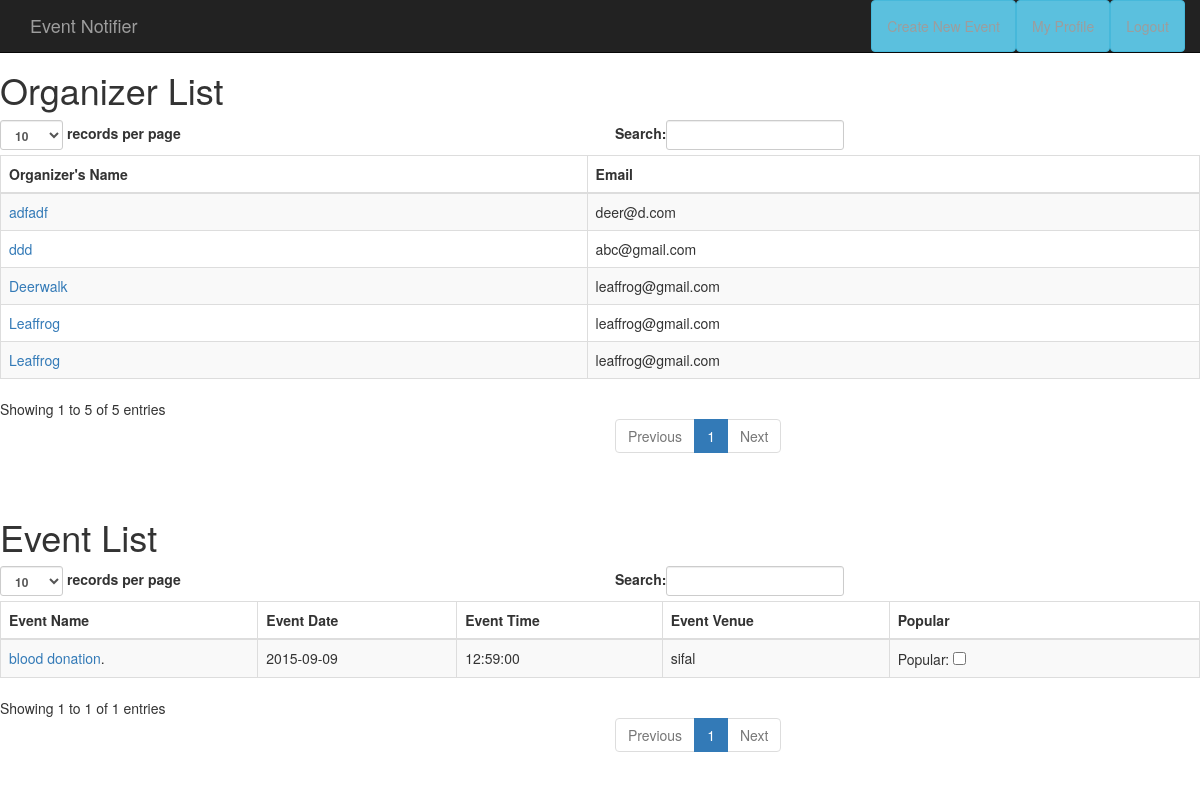
Page /view/admin_dashboard.php on the committed database.
### tables this page shows
CREATE TABLE IF NOT EXISTS `user` (
  `firstname` varchar(30) DEFAULT NULL,
  `lastname` varchar(30) DEFAULT NULL,
  `orgname` varchar(50) DEFAULT NULL,
  `email` varchar(50) DEFAULT NULL,
  `password` varchar(50) DEFAULT NULL,
  `user_role` varchar(20) DEFAULT NULL,
  `user_id` int(11) NOT NULL AUTO_INCREMENT,
  PRIMARY KEY (`user_id`)
);

CREATE TABLE IF NOT EXISTS `event` (
  `org_id` int(11) DEFAULT NULL,
  `category_id` int(11) DEFAULT NULL,
  `event_id` int(11) NOT NULL,
  `event_name` varchar(30) DEFAULT NULL,
  `event_date` varchar(30) DEFAULT NULL,
  `event_time` time DEFAULT NULL,
  `event_venue` varchar(100) DEFAULT NULL,
  `event_detail` varchar(500) DEFAULT NULL,
  `event_ispopular` tinyint(1) DEFAULT NULL,
  PRIMARY KEY (`event_id`),
  KEY `org_id` (`org_id`),
  KEY `category_id` (`category_id`)
);

### view/admin_dashboard.php (the view, shortened to what this page needs)
<?php include ("layouts/header_admin.php");?>
<h1>Organizer List</h1>
 <div class="table-responsive">
                                    <table class="table table-striped table-bordered table-hover" id="datatable_org_list">
                                        <thead>
                                            <tr>
                                                <th>Organizer's Name</th>
                                                <th>Email</th>
                                            </tr>
                                        </thead>
                                        <tbody>
                                            <?php
                                                 global $connection;
                                                 $list_organizers = "select user_id,orgname, email from user where user_role = 'organizer'";
                                                 $result = mysqli_query($connection, $list_organizers);
                                                 if (mysqli_num_rows($result) < 0) {
                                                    echo "Value not available in database";
                                                  } else {
                                                while ($row = $result->fetch_assoc()) {
                                                  $u_id = $row["user_id"];
                                                echo "<tr>";
                                                echo "<td>"
                                            ?><a href='info_detail.php?id=<?php echo $u_id ?>'><?php echo $row['orgname'];?></a><?php "</td>";
                                                echo "<td>".$row["email"]."</td>";
                                                echo "</tr>";
                                            }
                                            }
                                            ?>
                                        </tbody>
                                    </table>
 </div>
<br>
<h1> Event List</h1>
 <div class="table-responsive">
                                    <table class="table table-striped table-bordered table-hover" id="datatable_event_list">
                                        <thead>
                                            <tr>
                                                <th>Event Name</th>
                                                <th>Event Date</th>
                                                <th>Event Time</th>
                                                <th>Event Venue</th>
                                                <th>Popular</th>
                                            </tr>
                                        </thead>
                                        <tbody>
                                            <?php
                                                 global $connection;
                                                 $list_events = "select event_id,event_name, event_date, event_time, event_venue, event_detail from event";
                                                 $result = mysqli_query($connection, $list_events);
                                                 if (mysqli_num_rows($result) < 0) {
                                                    echo "Event Data Not Available in database";
                                                  } else {
                                                    while ($row = $result->fetch_assoc()) {
                                                       echo "<tr>";
                                                       echo "<td>"
                                            ?><a href='info_detail.php?id=<?php echo $row['event_id'];?>'><?php echo $row["event_name"];?></a>.<?php "</td>";
                                                       echo "<td>".$row["event_date"]."</td>";
                                                       echo "<td>".$row["event_time"]."</td>";
                                                       echo "<td>".$row["event_venue"]."</td>";
                                                       echo "<td>"
                                            ?>
                                                       <form id = "popular_event" method="post" action="<?php echo htmlspecialchars($_SERVER["PHP_SELF"]);?>">
                                                          Popular: <input type="checkbox" id = "popular_check"value= "true">
                                                        </form>
                                                  <?php
                                                       echo "</tr>";
                                                    }
                                                }
                                            ?>
                                        </tbody>
                                    </table>
                                </div>

### view/layouts/header_admin.php (shortened to what this page needs)
<!DOCTYPE html>
<html lang="en">
<head>
    <link href="css/bootstrap.min.css" rel="stylesheet">
     <link href="css/validation.css" rel="stylesheet">
    <link href="css/modern-business.css" rel="stylesheet">
    <link href="font-awesome/css/font-awesome.min.css" rel="stylesheet" type="text/css">
</head>
<body>
    <nav class="navbar navbar-inverse navbar-fixed-top" role="navigation">
        <div class="container">
            <div class="navbar-header">
                <a class="navbar-brand" href="index.php">Event Notifier</a>
            </div>
         <div class="collapse navbar-collapse" id="bs-example-navbar-collapse-1">
                <ul class="nav navbar-nav navbar-right">
                    <li>
                        <a href="add_new_event.php" class="btn btn-info" role="button">Create New Event</a>
                    </li>
                    <li>
                        <a href="my_profile.php" class="btn btn-info" role="button">My Profile</a>
                    </li>
                     <li>
                         <a href="logout.php" class="btn btn-info" role="button">Logout</a>
                    </li>
                </ul>
            </div>
            </div>
    </nav>

### view/css/modern-business.css (style rules this page uses)
html, body { height: 100%; }
body { padding-top: 50px; }

### rows in the picture
user: orgname "ddd", email "abc@gmail.com"
user: orgname "Leaffrog", email "leaffrog@gmail.com"
user: orgname "Leaffrog", email "leaffrog@gmail.com"
user: orgname "Deerwalk", email "leaffrog@gmail.com"
user: orgname "adfadf", email "deer@d.com"
event: event_name "blood donation", event_date "2015-09-09", event_time "12:59:00", event_venue "sifal"
